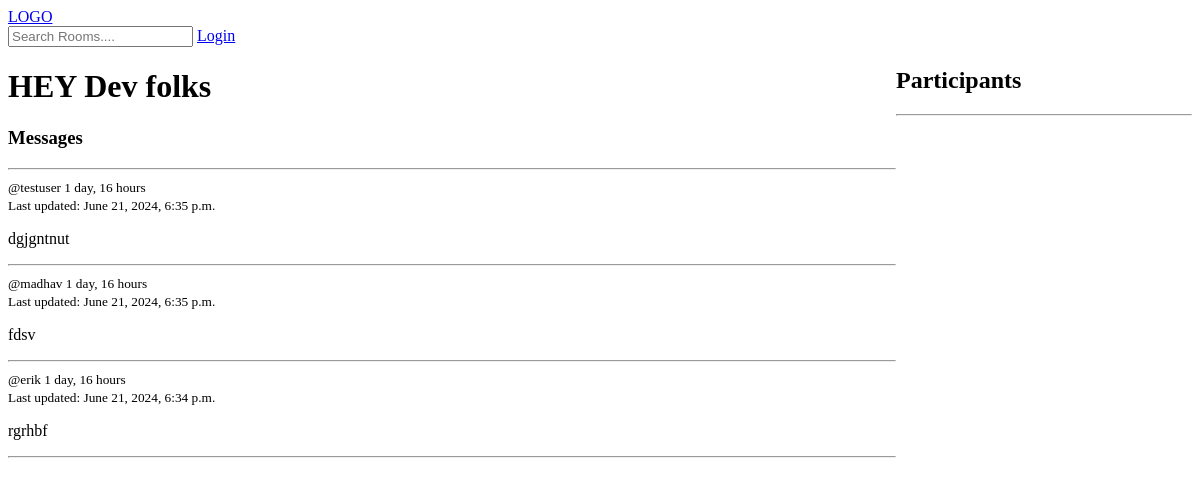
Page /room/6/ on the earlier database version.
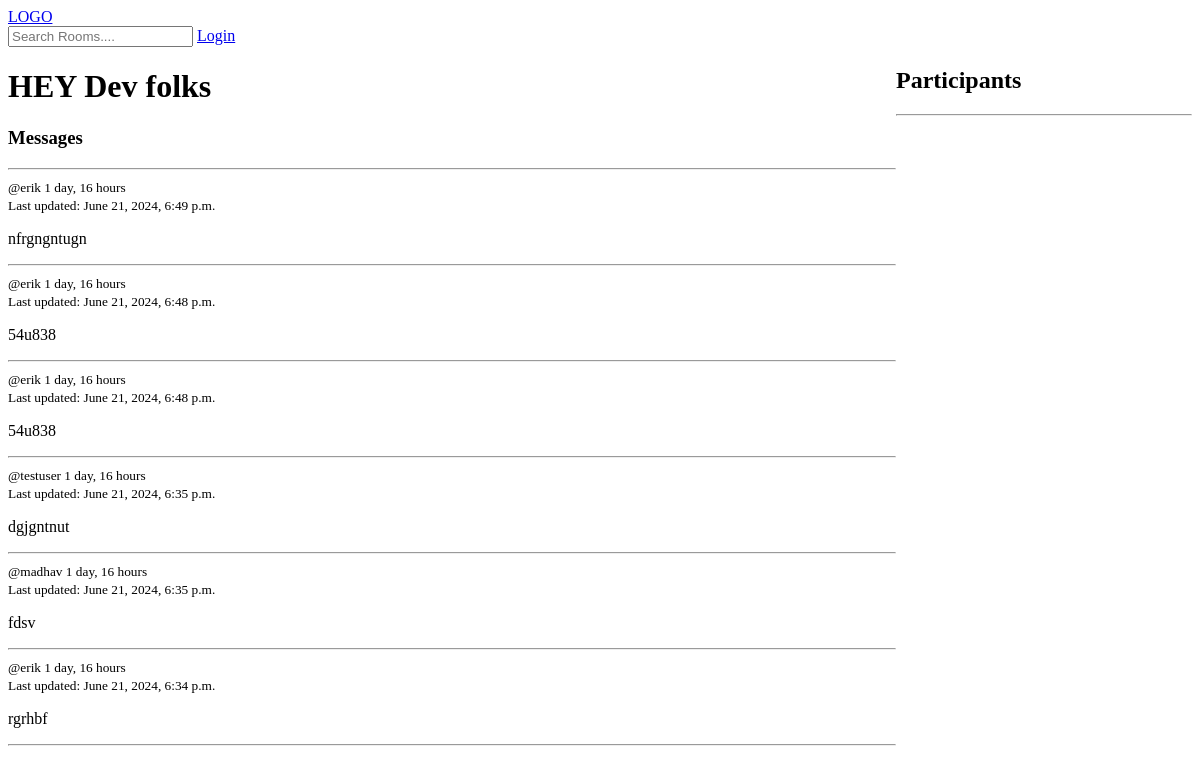
Same page on the later database version.
### base/models.py (models this page shows, shortened)
class Message(models.Model):
    user = models.ForeignKey(User, on_delete = models.CASCADE)
    room = models.ForeignKey(Room, on_delete=models.CASCADE)
    body = models.TextField()
    updated = models.DateTimeField(auto_now=True)
    created = models.DateTimeField(auto_now_add=True)
    class Meta:
        ordering=['-updated','-created']

### base/views.py (the view, shortened to what this page needs)
# urls.py: path("room/<str:pk>/",views.room,name='room'),
def room(request,pk):
    room=Room.objects.get(id=pk)
    participants=room.participants.all()
    room_messages=room.message_set.all().order_by('-created')
    context={'room':room,'room_messages':room_messages,'participants':participants}
    return render(request,'base/room.html',context)

### base/templates/base/room.html (shortened to what this page needs)
{% extends 'main.html' %}
{% block content %}
<div class="room-container">
    <div>
        <h1>{{room.name}}</h1>
        <div class="comment-wrapper">
            <h3>Messages</h3>
            <hr>
            {% for message in room_messages %}
            <div>
                <small>@{{message.user.username}}  {{message.created|timesince}}</small>
                <br>
                <small>Last updated: {{ message.updated }}</small>
                <p>{{message.body}}</p>
                <hr>
            </div>
            {% endfor %}
        </div>
    </div>
    <div>
      <h2> Participants</h2>
      <hr>
    </div>
</div>
{% endblock %}

Differences in the rows shown:
added Message: user.username "erik", created "1 day, 16 hours", updated "June 21, 2024, 6:49 p.m.", body "nfrgngntugn"
added Message: user.username "erik", created "1 day, 16 hours", updated "June 21, 2024, 6:48 p.m.", body "54u838"
added Message: user.username "erik", created "1 day, 16 hours", updated "June 21, 2024, 6:48 p.m.", body "54u838"
